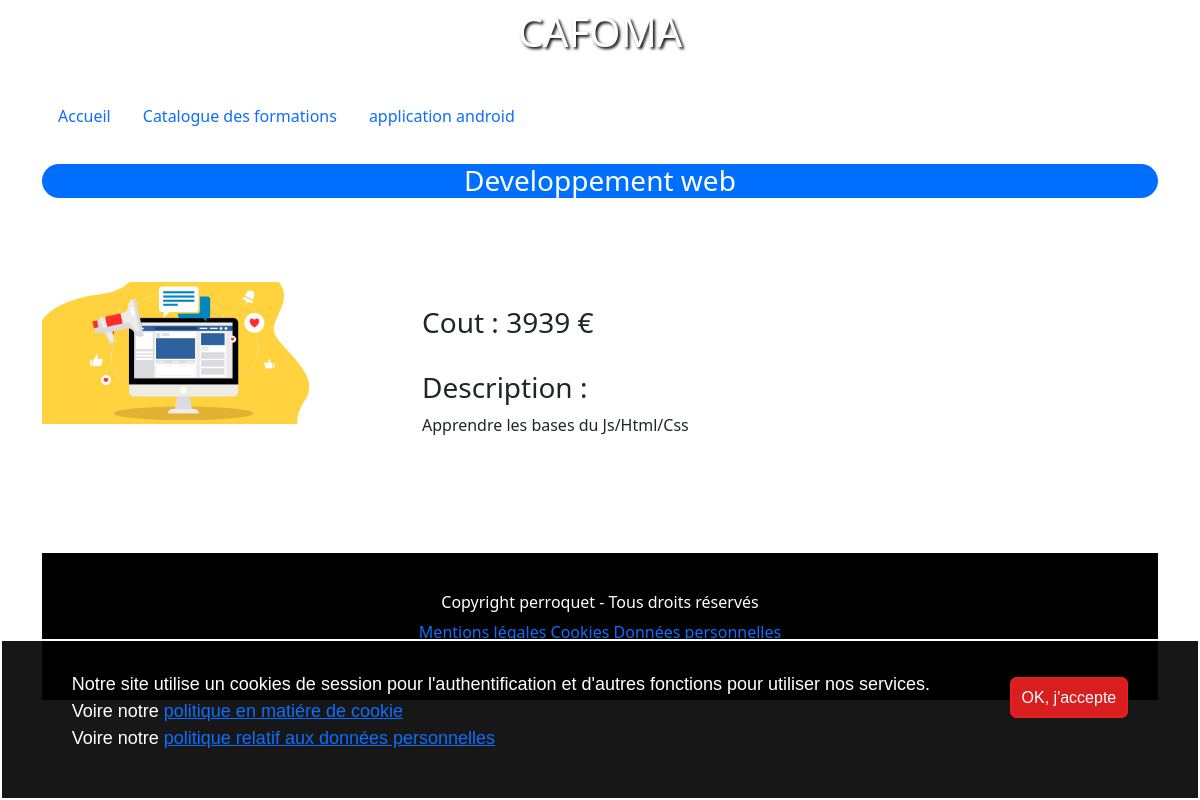
The app's page /index.php?action=afficher-formation&id=9 with its own data.
### tables this page shows
CREATE TABLE `formations` (
  `id` int(11) NOT NULL AUTO_INCREMENT,
  `nom` varchar(255) DEFAULT NULL,
  `description` longtext DEFAULT NULL,
  `cout` double DEFAULT NULL,
  `image` varchar(255) NOT NULL,
  `createur` varchar(255) NOT NULL,
  PRIMARY KEY (`id`),
  KEY `formations_login_FK` (`createur`),
  CONSTRAINT `formations_login_FK` FOREIGN KEY (`createur`) REFERENCES `utilisateur` (`login`)
);

### controleur/FormationControleur.class.php (called while the page is built, shortened)
<?php
require_once "model/FormationDao.class.php";
require_once "model/RessourceDao.class.php";
class FormationsController{
    private $formationDao;
    public function __construct(){
        $this->formationDao = FormationDao::getInstance();
    }
    function afficherFormation($id){
        $formation=$this->formationDao->findOneFormationById($id);
        require "vue/afficherformation.view.php";
    }
}
?>

### model/FormationDao.class.php (called while the page is built, shortened)
<?php
require_once "Connexion.class.php";
require_once "Formation.class.php";
require_once "RessourceDao.class.php";
class FormationDao extends Connexion {
    private static $_instance = null;
    public static function getInstance() {
        if(is_null(self::$_instance)) {
            self::$_instance = new FormationDao();
        }
        return self::$_instance;
    }
    function findOneFormationById($id){
        $stmt = $this->getBdd()->prepare("SELECT * FROM formations WHERE id=:id");
        $stmt->bindValue(":id",$id,PDO::PARAM_STR);
        $cpt = $stmt->execute();
        $formation = $stmt->fetch(PDO::FETCH_ASSOC);
        $l=new Formation($formation['id'], $formation['nom'], $formation['description'], $formation['cout'], $formation['image'],$formation['createur']);
        $ressourceDao = RessourceDao::getInstance();
        $r=$ressourceDao->findAllRessourceById($l->getId());
        $l->setListeRessource($r);
        return $l;
    }
}
?>

### model/Connexion.class.php (called while the page is built, shortened)
<?php
abstract class Connexion {
    private static $pdo;
    private static $servername = 'localhost';
    private static $username = 'u166297419_userformation';
    private static $password = 'iNO9par?]G9';
    private static $dbname = 'u166297419_formation';
    private static function setBdd(){
        self::$pdo = new PDO("mysql:host=".self::$servername.";dbname=".self::$dbname.";charset=utf8",self::$username,self::$password);
        self::$pdo->setAttribute(PDO::ATTR_ERRMODE,PDO::ERRMODE_WARNING);
    }
    protected function getBdd(){
        return self::$pdo;
    }
}
?>

### model/RessourceDao.class.php (called while the page is built, shortened)
<?php
require_once "Connexion.class.php";
require_once "Formation.class.php";
class RessourceDao extends Connexion {
    private static $_instance = null;
    public static function getInstance() {
        if(is_null(self::$_instance)) {
            self::$_instance = new RessourceDao();
        }
        return self::$_instance;
    }
    function findAllRessourceById($id){
        $stmt = $this->getBdd()->prepare("SELECT * FROM formationmodules WHERE idformation=:id");
        $stmt->bindValue(":id",$id,PDO::PARAM_STR);
        $cpt = $stmt->execute();
        $moduleListBd = $stmt->fetchAll(PDO::FETCH_ASSOC);
        if(isset($moduleListBd)){
            return isset($ressources) ? $ressources : array(1 => new Ressource (1,$id,"Aucune ressource pour le moment",""));
        }
    }
}
?>

### model/Formation.class.php (called while the page is built, shortened)
<?php
class Formation implements JsonSerializable {
    private $id;
    private $nom;
    private $cout;
    private $image;
    private $description;
    function __construct($id, $nom, $description, $cout, $image,$createur) {
        $this->id = $id;
        $this->nom = $nom;
        $this->description = $description;
        $this->cout = $cout;
        $this->image = $image;
    }
    public function getId(){return $this->id;}
    public function getNom(){return $this->nom;}
    public function getImage(){return $this->image;}
    public function getDescription(){return $this->description;}
    public function getCout(){return $this->cout;}
}
?>

### outil/Securite.class.php (called while the page is built, shortened)
<?php
class Securite {
    public static function isConnected(){
        return (isset($_SESSION['role']) && !empty($_SESSION['role']));
    }
}

### vue/afficherFormation.view.php (the view, shortened to what this page needs)
<br>
<div class="row">
    <div class="col-4">
        <img  style="width:80%; height:auto" src="../public/images/<?= $formation->getImage(); ?>">
    </div>
    <div class="col-8">
        <br>
        <h3>Cout : <?= $formation->getCout(); ?> €</h3>
        <br>
        <h3>Description :</h3>
        <p><?= $formation->getDescription(); ?></p>
    </div>
</div>
<?php
$content = ob_get_clean();
$titre = $formation->getNom();
require "template.view.php";
?>

### vue/template.view.php (shortened to what this page needs)
<?php
    require_once "outil/Securite.class.php";
?>
<!DOCTYPE html>
<html lang="en">
<head>
    <link href="https://cdn.jsdelivr.net/npm/bootstrap@5.1.3/dist/css/bootstrap.min.css" rel="stylesheet">
    <link rel="stylesheet" href="./css/style.css" type="text/css" media="screen" />
</head>
<body >
<div class="container">
    <h1 class="relief">CAFOMA</h1>
    <h1 class="relief"><h1>
</div>
    <div class="container">
        <div class="row">
            <div class="col-11">
                <ul class="nav">
                    <li class="nav-item">
                        <a class="nav-link active" href="index.php">Accueil</a>
                    </li>
                    <li class="nav-item">
                        <a class="nav-link" href="index.php?action=afficher-catalogue">Catalogue des formations</a> <?php ?>
                    </li>
                    <?php if(!Securite::isConnected()){?>
                    <li class="nav-item">
                        <a class="nav-link" href="index.php?action=android">application android</a>
                    </li>
                    <?php } ?>
                </ul>
            </div>
            <div class="col-1 text-right">
            </div>
       </div>
    </div>
    <div class="container">
        <h2><?php echo $titre ?></h2>
        <?php echo $content ?>
    </div>
    <div class="container">
        <footer>
            <h6>Copyright perroquet - Tous droits réservés</h6>
            <p class="text-center">
                <a href="index.php?action=mentions-legales">Mentions légales</a>
                <a href="index.php?action=cookies">Cookies</a>
                <a href="index.php?action=donnees-personnelles">Données personnelles</a>
            </p>
        </footer>
    </div>
    <?php if(!isset($_COOKIE['cookie-accept'])){ ?>
    <div class="banniere">
        <div class="text-banniere">
            <p>
                Notre site utilise un cookies de session pour l'authentification et d'autres fonctions pour utiliser nos services.<br>
                Voire notre <a href="index.php?action=cookies">politique en matiére de cookie</a><br>
                Voire notre <a href="index.php?action=donnees-personnelles">politique relatif aux données personnelles</a>
            </p>
        </div>
        <div class="button-banniere">
            <a href="?cookie-accept">OK, j'accepte</a>
        </div>
    </div>
    <?php } ?>
</body>
</html>

### css/style.css (style rules this page uses)
h1 { margin: auto; color : white; text-align: center; text-shadow: 2px 2px 3px black; padding: 8px; }
h2 { background-color: rgb(0, 110, 255); border-radius: 40px; text-align: center; color: white; font-size: 28px; margin-top: 28px; margin-bottom: 60px; }
p { text-align: justify; }
footer { background-color:black; color: white; margin-top: 100px; margin-bottom: 40px; padding: 40px; text-align: center; }
.banniere { border: solid 2px white; background: rgba(0,0,0,0.911); position: fixed; bottom: 0; left: 0; width: 100%; color: white; display: flex; justify-content: space-around; padding: 30px; font-family: "Signika Negative", sans-serif; }
.text-banniere p { font-size: large; }
.button-banniere { padding-top: 15px; }
.button-banniere a { border: solid 2px rgb(230,30,30); padding: 10px; background: rgb(216,30,30); border-radius: 7px; color: white; text-decoration: none; }

### records on screen
formations: nom "Developpement web", image (picture), cout "3939", description "Apprendre les bases du Js/Html/Css"
